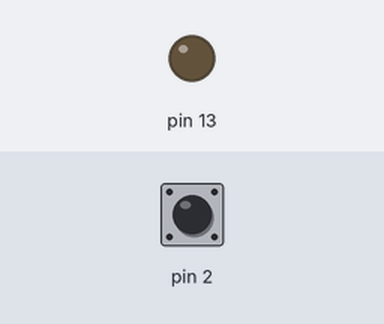
Recording of a sketch running on a simulated Arduino Uno, built with avr-gcc and run on an emulated ATmega328P. Parts: output pins drawn as LEDs (lit = HIGH). Inputs (shaded band) come from the test bench; at power-on: pin 2 HIGH.

Above: at 1.2 s.
1.3 s: pin 2 pulled LOW for 0.15 s
Timing chart, 0 to 4.3 s (numbered marks = the images above; inputs shaded):
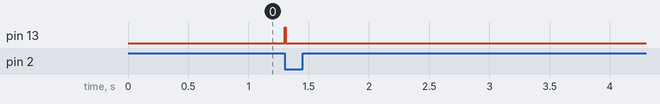

The sketch:

index.ino
```cpp
#include <avr/io.h>
#include <avr/interrupt.h>

volatile uint8_t countdown = 0;

void setup()
{
    cli();

    DDRB |= (1 << DDB5);
    PORTB &= ~(1 << PORTB5);

    DDRD &= ~(1 << DDD2);
    PORTD |= (1 << PORTD2);

    EICRA &= ~(1 << ISC00);
    EICRA |= (1 << ISC01);
    EIMSK |= (1 << INT0);

    TCCR1A = 0;
    TCCR1B = 0;

    TCCR1B |= (1 << WGM12);
    OCR1A = 249;

    TCCR1B |= (1 << CS11) | (1 << CS10);
    TIMSK1 |= (1 << OCIE1A);

    sei();
}

void loop()
{

}

/* ---------- Button Interrupt ---------- */
ISR(INT0_vect)
{
    PORTB |= (1 << PORTB5);  // Set output HIGH immediately
    countdown = 10;          // 10 ms pulse
}

/* ---------- 1 ms Timer Interrupt ---------- */
ISR(TIMER1_COMPA_vect)
{
    if (countdown > 0)
    {
        countdown--;

        if (countdown == 0)
        {
            PORTB &= ~(1 << PORTB5);  // Set LOW after 10 ms
        }
    }
}
```

Measured:
- after the input at 1.3 s, pin 13: LOW → HIGH at once, → LOW 0.01 s later
